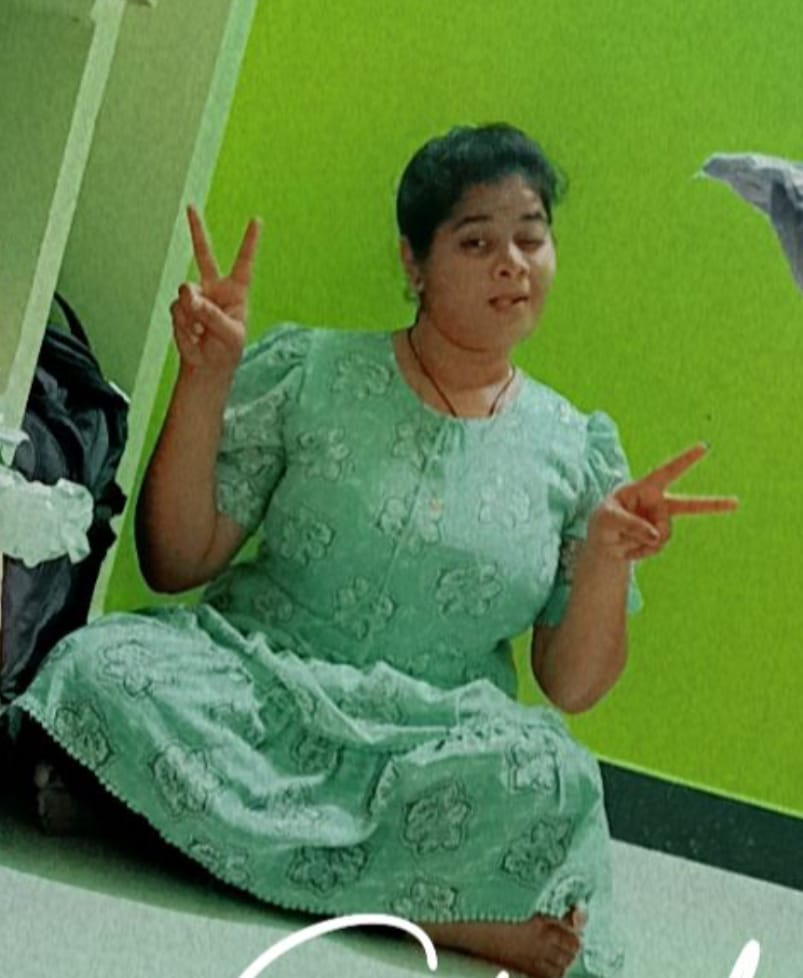
#> input picture Face Recognition/FRS/images/peddakka.jpg, 803 x 978 px
$ python test.py
#> lines starting #> are read from the running program, lines starting #| are printed output that depends on the picture
# [23 lines of commented-out code are left out]

import cv2
import joblib

# Load the trained model
model = joblib.load("trained_model.pkl")
#> (reads Face Recognition/FRS/trained_model.pkl from the repository)

# Function to recognize a person in a new image
def recognize_person(image_path, model):
    # Load and preprocess the new image
#> called with image_path = './images/peddakka.jpg'
    new_img = cv2.imread(image_path, cv2.IMREAD_GRAYSCALE)
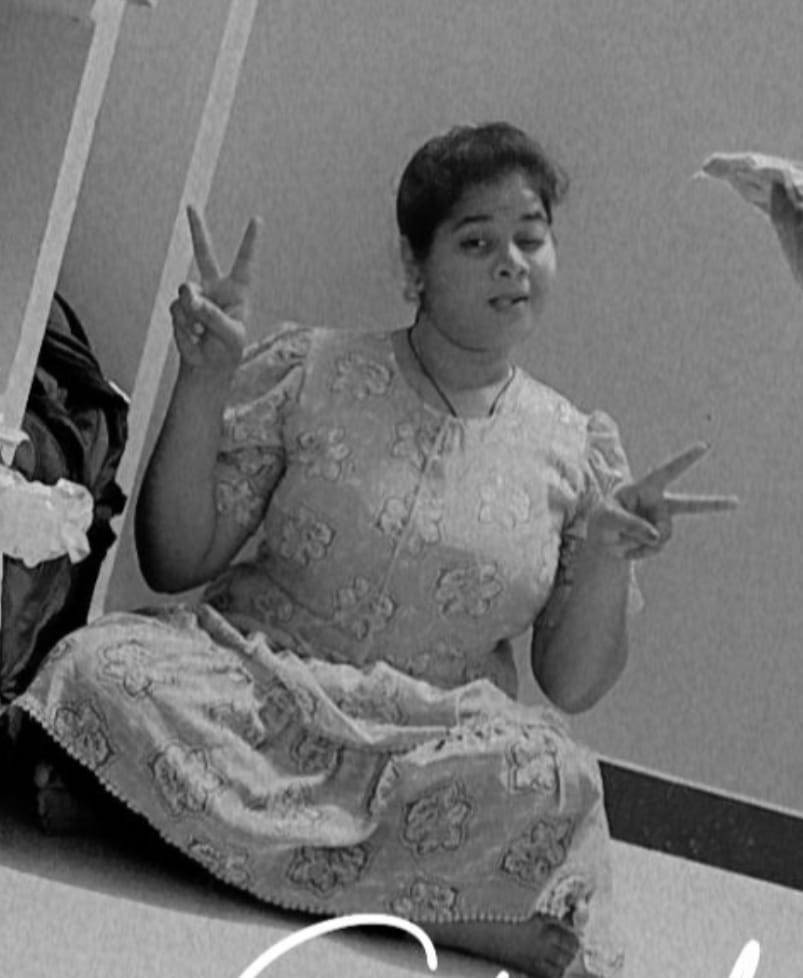
#> new_img: shape (978, 803); min 0, max 255, mean 115.3
    new_img = cv2.resize(new_img, (100, 100))  # Resize the image to the same size used during training
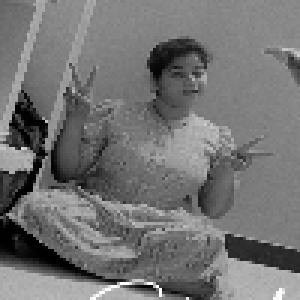
#> new_img: shape (100, 100) (shown 3 times larger); min 0, max 255, mean 115.1
    new_img_vector = new_img.flatten()
#> new_img_vector = 10000 values, max 255 at index 9440, min 0 at index 3505, mean 115.1

    # Predict the person using the trained model
    predicted_person = model.predict([new_img_vector])

    return predicted_person

# Path to the new image
new_image_path = './images/peddakka.jpg'

# Recognize the person in the new image
predicted_person = recognize_person(new_image_path, model)

print("Predicted person:", predicted_person)
#| Predicted person: ['21P31A0472']
